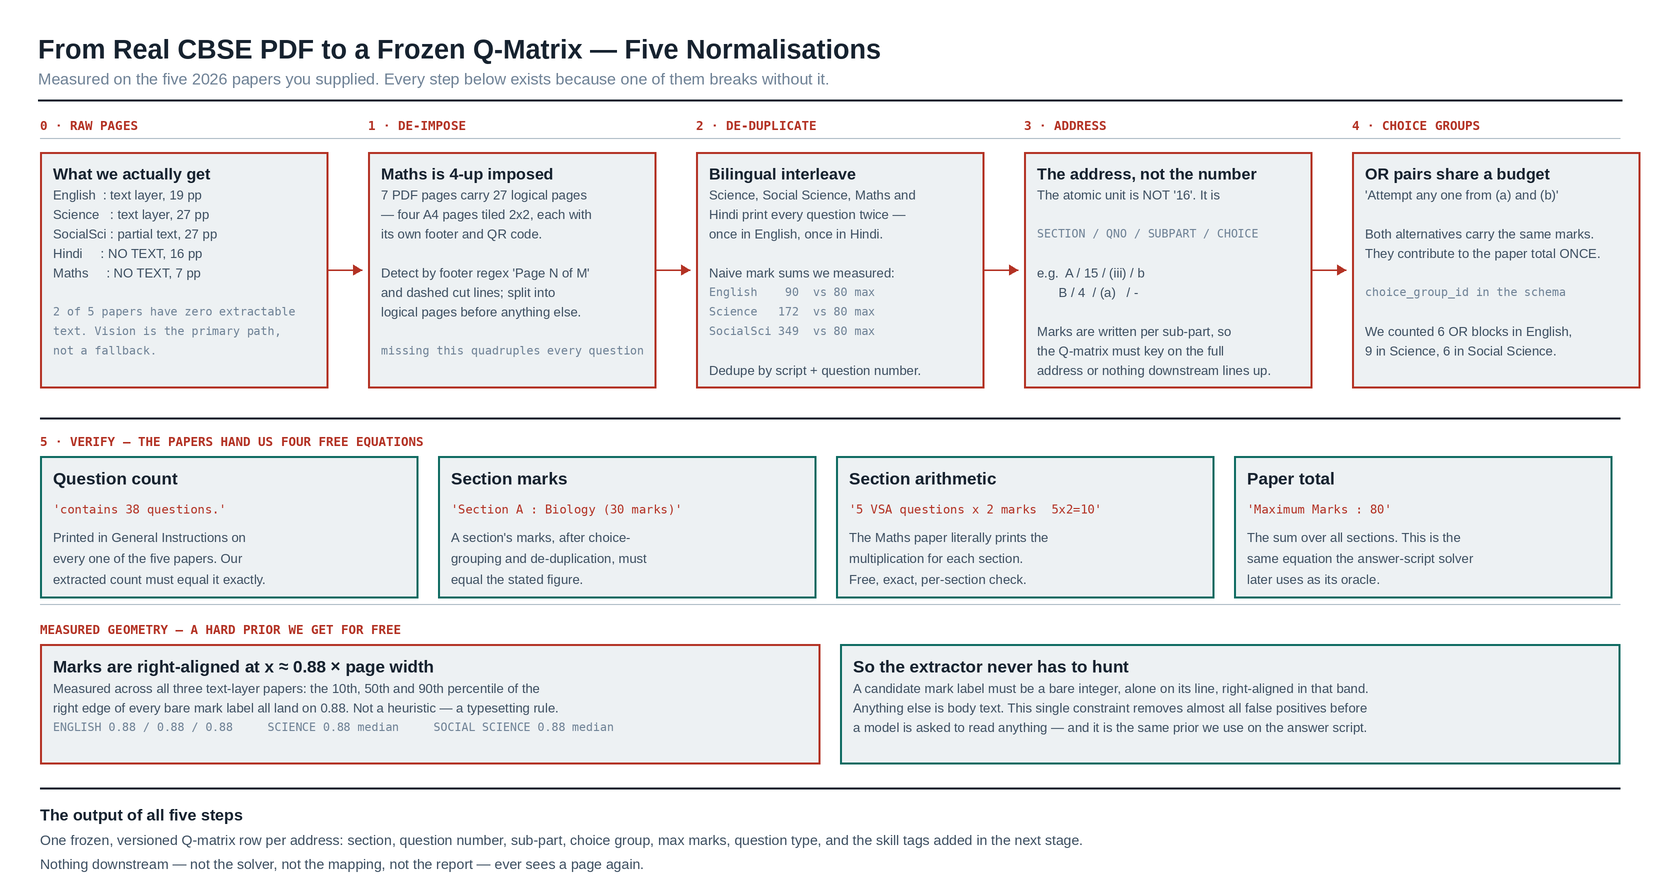

Recreate this plot in Python.
from diag import D, C, FM, FB, FR, FMB
W,H = 1660, 884
d = D(W,H,"From Real CBSE PDF to a Frozen Q-Matrix — Five Normalisations",
      "Measured on the five 2026 papers you supplied. Every step below exists because one of them breaks without it.")

xs=[40,368,696,1024,1352]; cw=288
titles=["0 · RAW PAGES","1 · DE-IMPOSE","2 · DE-DUPLICATE","3 · ADDRESS","4 · CHOICE GROUPS"]
for x,t in zip(xs,titles): d.tag(x,118,t,C["mark"],12.5)
d.line(40,138,1620,138,C["rule"],1)

y=152
d.box(xs[0],y,cw,236,"What we actually get",
 ["English  : text layer, 19 pp","Science   : text layer, 27 pp",
  "SocialSci : partial text, 27 pp","Hindi     : NO TEXT, 16 pp",
  "Maths     : NO TEXT, 7 pp","",
  "~2 of 5 papers have zero extractable","~text. Vision is the primary path,","~not a fallback."],"accent",tsize=16,lsize=13)
d.box(xs[1],y,cw,236,"Maths is 4-up imposed",
 ["7 PDF pages carry 27 logical pages","— four A4 pages tiled 2x2, each with",
  "its own footer and QR code.","",
  "Detect by footer regex 'Page N of M'","and dashed cut lines; split into",
  "logical pages before anything else.","",
  "~missing this quadruples every question"],"accent",tsize=16,lsize=13)
d.box(xs[2],y,cw,236,"Bilingual interleave",
 ["Science, Social Science, Maths and","Hindi print every question twice —",
  "once in English, once in Hindi.","",
  "Naive mark sums we measured:","~English    90  vs 80 max",
  "~Science   172  vs 80 max","~SocialSci 349  vs 80 max","",
  "Dedupe by script + question number."],"accent",tsize=16,lsize=13)
d.box(xs[3],y,cw,236,"The address, not the number",
 ["The atomic unit is NOT '16'. It is","",
  "~SECTION / QNO / SUBPART / CHOICE","",
  "e.g.  A / 15 / (iii) / b","      B / 4  / (a)   / -",
  "","Marks are written per sub-part, so","the Q-matrix must key on the full",
  "address or nothing downstream lines up."],"accent",tsize=16,lsize=13)
d.box(xs[4],y,cw,236,"OR pairs share a budget",
 ["'Attempt any one from (a) and (b)'","",
  "Both alternatives carry the same marks.","They contribute to the paper total ONCE.",
  "","~choice_group_id in the schema",
  "","We counted 6 OR blocks in English,","9 in Science, 6 in Social Science."],"accent",tsize=16,lsize=13)
for i in range(4): d.arrow([(xs[i]+cw, y+118),(xs[i+1]-6, y+118)],C["mark"],1.8)

# verification band
vy=418
d.line(40,vy,1620,vy,C["ink"],2)
d.tag(40,vy+16,"5 · VERIFY — THE PAPERS HAND US FOUR FREE EQUATIONS",C["mark"],12.5)
vb=[("Question count","'contains 38 questions.'",
     ["Printed in General Instructions on","every one of the five papers. Our",
      "extracted count must equal it exactly."]),
    ("Section marks","'Section A : Biology (30 marks)'",
     ["A section's marks, after choice-","grouping and de-duplication, must",
      "equal the stated figure."]),
    ("Section arithmetic","'5 VSA questions x 2 marks  5x2=10'",
     ["The Maths paper literally prints the","multiplication for each section.",
      "Free, exact, per-section check."]),
    ("Paper total","'Maximum Marks : 80'",
     ["The sum over all sections. This is the","same equation the answer-script solver",
      "later uses as its oracle."])]
vy2=vy+38
for i,(t,ex,note) in enumerate(vb):
    x = 40 + i*398
    d.box(x,vy2,378,142,t,None,"verify",tsize=17)
    d.text(x+13,vy2+46,ex,12,FM,C["mark"])
    yy=vy2+74
    for ln in note:
        d.text(x+13,yy,ln,13,FR,C["ink2"]); yy+=21

# geometry finding
gy=604
d.line(40,gy,1620,gy,C["rule"],1)
d.tag(40,gy+18,"MEASURED GEOMETRY — A HARD PRIOR WE GET FOR FREE",C["mark"],12.5)
d.box(40,gy+40,780,120,"Marks are right-aligned at x ≈ 0.88 × page width",
 ["Measured across all three text-layer papers: the 10th, 50th and 90th percentile of the",
  "right edge of every bare mark label all land on 0.88. Not a heuristic — a typesetting rule.",
  "~ENGLISH 0.88 / 0.88 / 0.88     SCIENCE 0.88 median     SOCIAL SCIENCE 0.88 median"],"accent",tsize=17,lsize=13)
d.box(840,gy+40,780,120,"So the extractor never has to hunt",
 ["A candidate mark label must be a bare integer, alone on its line, right-aligned in that band.",
  "Anything else is body text. This single constraint removes almost all false positives before",
  "a model is asked to read anything — and it is the same prior we use on the answer script."],"verify",tsize=17,lsize=13)

d.line(40,H-96,1620,H-96,C["ink"],2)
d.text(40,H-78,"The output of all five steps",16,FB,C["ink"])
d.text(40,H-52,"One frozen, versioned Q-matrix row per address: section, question number, sub-part, choice group, max marks, question type, and the skill tags added in the next stage.",14,FR,C["ink2"])
d.text(40,H-28,"Nothing downstream — not the solver, not the mapping, not the report — ever sees a page again.",14,FR,C["ink2"])
d.save("d7.png"); print("ok")
